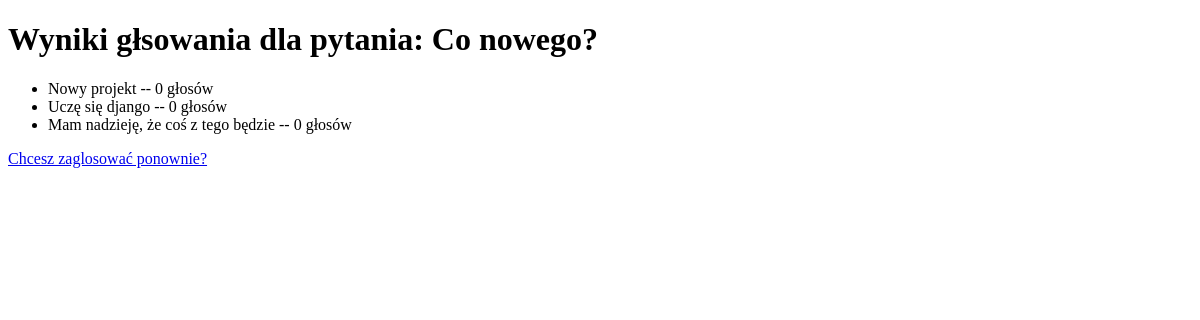
The app's page /ankiety/1/wyniki/, older data.
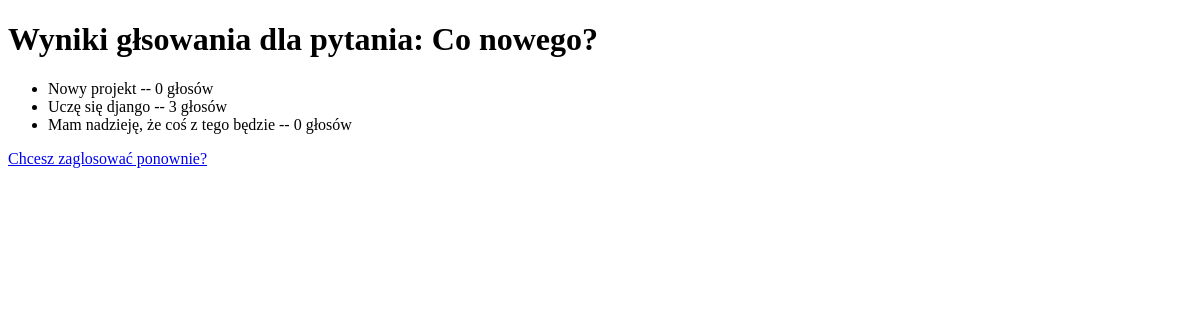
The same page, newer data.
### ankiety/models.py (models this page shows, shortened)
class Wybory(models.Model):
    pytanie = models.ForeignKey(Pytanie, on_delete=models.CASCADE)
    wybory_tekst = models.CharField(max_length=200)
    glosy = models.IntegerField(default=0)

### ankiety/views.py (the view)
# urls.py: path("<int:pk>/wyniki/", views.WynikiView.as_view(), name="wyniki_glosowania"),
class WynikiView(generic.DetailView):
    model = Pytanie
    template_name = "ankiety/wyniki.html"

### ankiety/templates/ankiety/wyniki.html (shortened to what this page needs)
<!DOCTYPE html>
<html lang="pl">
<head>
</head>
<body>
    <h1>Wyniki głsowania dla pytania: {{ pytanie.pytanie_tekst}}</h1>
    <ul>
      {% for wybory in pytanie.wybory_set.all %}
        <li>{{wybory.wybory_tekst}} -- {{ wybory.glosy}} głosów</li>
      {% endfor %}
    </ul>
    <a href="{% url "ankiety:szczegóły" pytanie.id%}">Chcesz zaglosować ponownie?</a>
</body>
</html>

Row changes from the older to the newer data that the page shows:
changed Wybory "Uczę się django": glosy "0" → "3"
